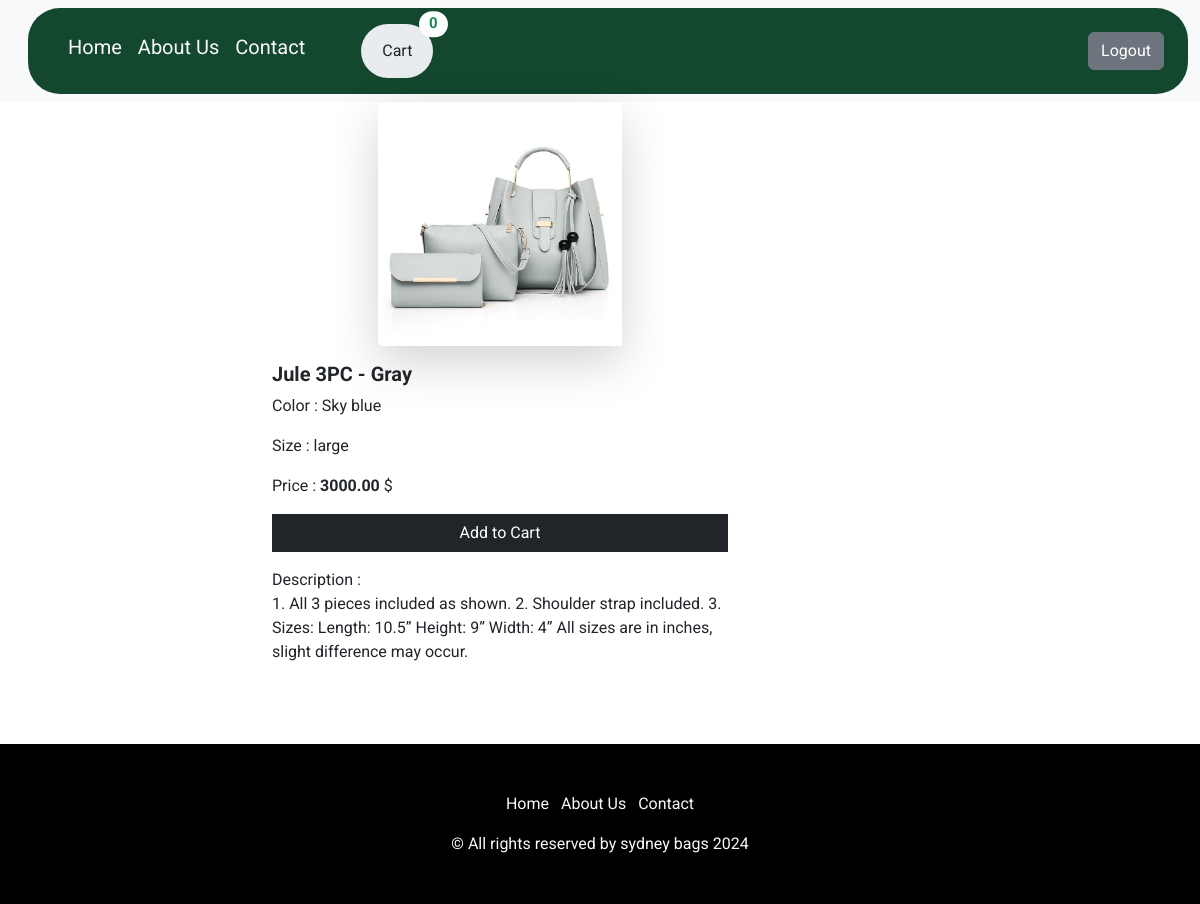
/store/view-product/16 (signed in), run on the app's committed database.
### store/models.py (models this page shows, shortened)
class Product(models.Model):
    title = models.CharField(max_length=255)
    size = models.CharField(max_length=50)
    description = models.TextField()
    color = models.CharField(max_length=50)
    retail_price = models.DecimalField(max_digits=10, decimal_places=2)
    wholesale_price = models.DecimalField(max_digits=10, decimal_places=2)
    stock = models.IntegerField()
    image = models.ImageField(upload_to='store/product/images', blank=True, null=True)

### store/views.py (the view)
# urls.py: path('view-product/<int:product_id>',views.view_product, name='view_product'),
@login_required(login_url='Index')
def view_product(request,product_id):
    cart = Cart(request)
    cart = request.session.get('cart', {})
    cart_items = cart  # Get cart dictionary from session
    cart_count = sum(item['quantity'] for item in cart_items.values())  # Calculate total items in cart
    product = get_object_or_404(Product, id=product_id)
    return render(request, 'view_product.html', {'product': product, 'cart_count': cart_count})

### cart/context_processors.py (called while the page is built)
def cart(request):
  return { 'cart': Cart(request) }

### templates/view_product.html (shortened to what this page needs)
{% extends "base.html" %}
{%block content%}
  {% block cartCount %}   {{ cart_count }} {% endblock cartCount %}
  <div class="row  vh-100">
  <div class="col-10">
    <div class="card mb-3 border-0 " >
      <div class="row g-0 offset-3">
        <div class="col-md-4 offset-2">
          {% if product.image.url is not None %}
          <img src="{{product.image.url}}" class="img-fluid rounded-start shadow-lg" alt="{{product.title}}">
          {% else %}
          <img src="{{product.image.url}}" class="img-fluid rounded-start" alt="">
          {% endif %}
        </div>
        <div class="col-md-8">
          <div class="card-body">
            <h5 class="card-title"><b>{{product.title }}</b></h5>
            <p class="card-text"> Color : {{product.color }}</p>
            <p class="card-text">Size : {{product.size }}</p>
            <p class="card-text">Price : <b> {{product.retail_price }} </b>$</p>
            <button  class="btn btn-dark  mb-3 rounded-0 w-100" value="{{product.id}}" id="add-cart" onclick="showMessage()">Add to Cart</button> <span class="message hide"><b> {{product.title}} </b> added to cart successfully !</span>
          <p class="card-text"> Description : <br> {{product.description }}</p>
        </div>
      </div>
    </div>
    </div>
{%endblock content%}

### store/static/css/base.css (style rules this page uses)
#fonts { font-family: "Roboto", sans-serif !important; font-weight: 400; font-style: normal; }

### data on the page
Product: image (picture), title "Jule 3PC - Gray", color "Sky blue", size "large", retail_price "3000.00", description "1. All 3 pieces included as shown. 2. Shoulder strap included. 3. Sizes: Length: 10.5” Height: 9” Width: 4” All sizes are in inches, slight difference may occur."

### other printed values
{{ cart_count }} "0"
